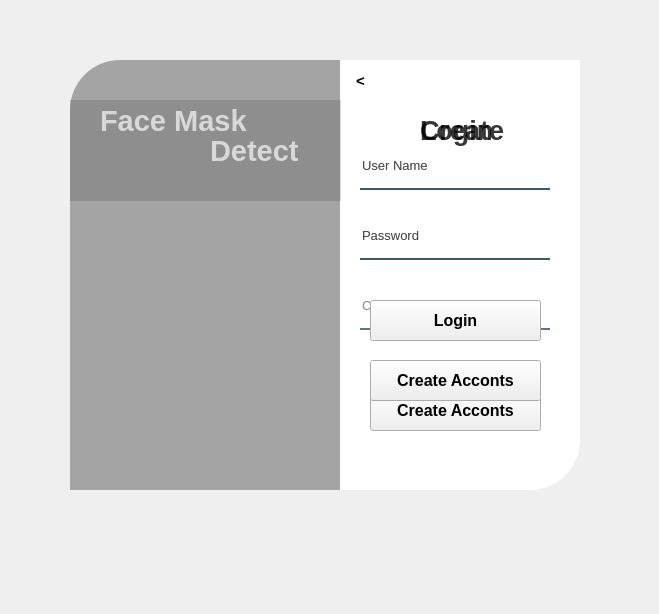
<?xml version="1.0" encoding="UTF-8"?>
<ui version="4.0">
 <class>Form</class>
 <widget class="QWidget" name="Form">
  <property name="geometry">
   <rect>
    <x>0</x>
    <y>0</y>
    <width>659</width>
    <height>614</height>
   </rect>
  </property>
  <property name="windowTitle">
   <string>Form</string>
  </property>
  <widget class="QWidget" name="widget" native="true">
   <property name="geometry">
    <rect>
     <x>30</x>
     <y>30</y>
     <width>591</width>
     <height>500</height>
    </rect>
   </property>
   <property name="styleSheet">
    <string notr="true"/>
   </property>
   <widget class="QLabel" name="label">
    <property name="geometry">
     <rect>
      <x>40</x>
      <y>30</y>
      <width>280</width>
      <height>430</height>
     </rect>
    </property>
    <property name="styleSheet">
     <string notr="true">border-image: url(:/images/mask2.jpg);
border-top-left-radius:50px</string>
    </property>
    <property name="text">
     <string/>
    </property>
   </widget>
   <widget class="QLabel" name="label_2">
    <property name="geometry">
     <rect>
      <x>40</x>
      <y>30</y>
      <width>280</width>
      <height>430</height>
     </rect>
    </property>
    <property name="styleSheet">
     <string notr="true">background-color:rgba(0,0,0,80);
border-top-left-radius:50px;</string>
    </property>
    <property name="text">
     <string/>
    </property>
   </widget>
   <widget class="QLabel" name="label_3">
    <property name="geometry">
     <rect>
      <x>310</x>
      <y>30</y>
      <width>240</width>
      <height>430</height>
     </rect>
    </property>
    <property name="styleSheet">
     <string notr="true">background-color:rgba(255,255,255,255);
border-bottom-right-radius:50px;</string>
    </property>
    <property name="text">
     <string/>
    </property>
   </widget>
   <widget class="QLabel" name="label_5">
    <property name="geometry">
     <rect>
      <x>40</x>
      <y>70</y>
      <width>271</width>
      <height>101</height>
     </rect>
    </property>
    <property name="styleSheet">
     <string notr="true">background-color:rgba(50,50,50,50);</string>
    </property>
    <property name="text">
     <string/>
    </property>
   </widget>
   <widget class="QLabel" name="label_6">
    <property name="geometry">
     <rect>
      <x>70</x>
      <y>70</y>
      <width>151</width>
      <height>41</height>
     </rect>
    </property>
    <property name="font">
     <font>
      <pointsize>22</pointsize>
      <weight>75</weight>
      <bold>true</bold>
     </font>
    </property>
    <property name="styleSheet">
     <string notr="true">color:rgba(225,225,225,225);</string>
    </property>
    <property name="text">
     <string>Face Mask</string>
    </property>
   </widget>
   <widget class="QLabel" name="label_7">
    <property name="geometry">
     <rect>
      <x>180</x>
      <y>100</y>
      <width>101</width>
      <height>41</height>
     </rect>
    </property>
    <property name="font">
     <font>
      <pointsize>22</pointsize>
      <weight>75</weight>
      <bold>true</bold>
     </font>
    </property>
    <property name="styleSheet">
     <string notr="true">color:rgba(225,225,225,225);</string>
    </property>
    <property name="text">
     <string>Detect</string>
    </property>
   </widget>
   <widget class="QWidget" name="widget_2" native="true">
    <property name="geometry">
     <rect>
      <x>310</x>
      <y>30</y>
      <width>240</width>
      <height>430</height>
     </rect>
    </property>
    <property name="styleSheet">
     <string notr="true">QPushButton#creBtn{
	background-color: qlineargradient(spread:pad, x1:0, y1:0, x2:1, y2:0, stop:0 rgba(11, 131, 120, 219), stop:0.55 rgba(85, 98, 112, 226), stop:0.98 rgba(0, 0, 0, 255), stop:1 rgba(0, 0, 0, 0));
	color:rgba(255,255,255,210);
	border-radius:5px;
}
QPushButton#creBtn:hover{
	background-color: qlineargradient(spread:pad, x1:0, y1:0, x2:1, y2:0, stop:0 rgba(150, 123, 111, 219), stop:0.55 rgba(85, 81, 84, 226), stop:0.98 rgba(0, 0, 0, 255), stop:1 rgba(0, 0, 0, 0));
}
QPushButton#creBtn:pressed{
	padding-left:5px;
	padding-top:5px;
	background-color:rgba(150,123,111,255);
}

QPushButton#hideBtn{
	background-color: qlineargradient(spread:pad, x1:0, y1:0, x2:1, y2:0, stop:0 rgba(11, 131, 120, 219), stop:0.55 rgba(85, 98, 112, 226), stop:0.98 rgba(0, 0, 0, 255), stop:1 rgba(0, 0, 0, 0));
	color:rgba(255,255,255,210);
	border-radius:5px;
}
QPushButton#hideBtn:hover{
	background-color: qlineargradient(spread:pad, x1:0, y1:0, x2:1, y2:0, stop:0 rgba(150, 123, 111, 219), stop:0.55 rgba(85, 81, 84, 226), stop:0.98 rgba(0, 0, 0, 255), stop:1 rgba(0, 0, 0, 0));
}
QPushButton#hideBtn:pressed{
	padding-left:5px;
	padding-top:5px;
	background-color:rgba(150,123,111,255);
}
border-bottom-right-radius:50px;</string>
    </property>
    <widget class="QLineEdit" name="userCreate">
     <property name="geometry">
      <rect>
       <x>20</x>
       <y>90</y>
       <width>190</width>
       <height>40</height>
      </rect>
     </property>
     <property name="font">
      <font>
       <pointsize>10</pointsize>
      </font>
     </property>
     <property name="styleSheet">
      <string notr="true">background-color:rgba(0,0,0,0);
border:none;
border-bottom: 2px solid rgba(46,82,101,200);
color:rgba(0,0,0,240);
padding-bottom:7px;</string>
     </property>
     <property name="placeholderText">
      <string>User Name</string>
     </property>
    </widget>
    <widget class="QLineEdit" name="passCreate">
     <property name="geometry">
      <rect>
       <x>20</x>
       <y>160</y>
       <width>190</width>
       <height>40</height>
      </rect>
     </property>
     <property name="font">
      <font>
       <pointsize>10</pointsize>
      </font>
     </property>
     <property name="styleSheet">
      <string notr="true">background-color:rgba(0,0,0,0);
border:none;
border-bottom: 2px solid rgba(46,82,101,200);
color:rgba(0,0,0,240);
padding-bottom:7px;</string>
     </property>
     <property name="echoMode">
      <enum>QLineEdit::Password</enum>
     </property>
     <property name="placeholderText">
      <string>Password</string>
     </property>
    </widget>
    <widget class="QPushButton" name="creBtn">
     <property name="geometry">
      <rect>
       <x>30</x>
       <y>330</y>
       <width>171</width>
       <height>41</height>
      </rect>
     </property>
     <property name="font">
      <font>
       <pointsize>12</pointsize>
       <weight>75</weight>
       <bold>true</bold>
      </font>
     </property>
     <property name="text">
      <string>Create Acconts</string>
     </property>
    </widget>
    <widget class="QLabel" name="label_8">
     <property name="geometry">
      <rect>
       <x>80</x>
       <y>50</y>
       <width>100</width>
       <height>40</height>
      </rect>
     </property>
     <property name="font">
      <font>
       <pointsize>20</pointsize>
       <weight>75</weight>
       <bold>true</bold>
      </font>
     </property>
     <property name="styleSheet">
      <string notr="true">color:rgba(0,0,0,200);</string>
     </property>
     <property name="text">
      <string>Create</string>
     </property>
    </widget>
    <widget class="QPushButton" name="hideBtn">
     <property name="geometry">
      <rect>
       <x>0</x>
       <y>0</y>
       <width>41</width>
       <height>41</height>
      </rect>
     </property>
     <property name="font">
      <font>
       <pointsize>11</pointsize>
       <weight>75</weight>
       <bold>true</bold>
      </font>
     </property>
     <property name="styleSheet">
      <string notr="true">border-radius:0px;
border-top-right-radius:15px;
border-bottom-right-radius:15px;</string>
     </property>
     <property name="text">
      <string>&lt;</string>
     </property>
    </widget>
    <widget class="QLineEdit" name="cpassCreate">
     <property name="geometry">
      <rect>
       <x>20</x>
       <y>230</y>
       <width>190</width>
       <height>40</height>
      </rect>
     </property>
     <property name="font">
      <font>
       <pointsize>10</pointsize>
      </font>
     </property>
     <property name="styleSheet">
      <string notr="true">background-color:rgba(0,0,0,0);
border:none;
border-bottom: 2px solid rgba(46,82,101,200);
color:rgba(0,0,0,240);
padding-bottom:7px;</string>
     </property>
     <property name="echoMode">
      <enum>QLineEdit::Password</enum>
     </property>
     <property name="placeholderText">
      <string>Confirm Password</string>
     </property>
    </widget>
    <widget class="QWidget" name="widget_3" native="true">
     <property name="geometry">
      <rect>
       <x>0</x>
       <y>0</y>
       <width>240</width>
       <height>430</height>
      </rect>
     </property>
     <property name="styleSheet">
      <string notr="true">
QPushButton#loginBtn{
	background-color: qlineargradient(spread:pad, x1:0, y1:0, x2:1, y2:0, stop:0 rgba(11, 131, 120, 219), stop:0.55 rgba(85, 98, 112, 226), stop:0.98 rgba(0, 0, 0, 255), stop:1 rgba(0, 0, 0, 0));
	color:rgba(255,255,255,210);
	border-radius:5px;
}
QPushButton#loginBtn:hover{
	background-color: qlineargradient(spread:pad, x1:0, y1:0, x2:1, y2:0, stop:0 rgba(150, 123, 111, 219), stop:0.55 rgba(85, 81, 84, 226), stop:0.98 rgba(0, 0, 0, 255), stop:1 rgba(0, 0, 0, 0));
}
QPushButton#loginBtn:pressed{
	padding-left:5px;
	padding-top:5px;
	background-color:rgba(150,123,111,255);
}

QPushButton#loginCreBtn{
	background-color: qlineargradient(spread:pad, x1:0, y1:0, x2:1, y2:0, stop:0 rgba(11, 131, 120, 219), stop:0.55 rgba(85, 98, 112, 226), stop:0.98 rgba(0, 0, 0, 255), stop:1 rgba(0, 0, 0, 0));
	color:rgba(255,255,255,210);
	border-radius:5px;
}
QPushButton#loginCreBtn:hover{
	background-color: qlineargradient(spread:pad, x1:0, y1:0, x2:1, y2:0, stop:0 rgba(150, 123, 111, 219), stop:0.55 rgba(85, 81, 84, 226), stop:0.98 rgba(0, 0, 0, 255), stop:1 rgba(0, 0, 0, 0));
}
QPushButton#loginCreBtn:pressed{
	padding-left:5px;
	padding-top:5px;
	background-color:rgba(150,123,111,255);
}
border-bottom-right-radius:50px;</string>
     </property>
     <widget class="QLabel" name="label_9">
      <property name="geometry">
       <rect>
        <x>80</x>
        <y>50</y>
        <width>71</width>
        <height>40</height>
       </rect>
      </property>
      <property name="font">
       <font>
        <pointsize>20</pointsize>
        <weight>75</weight>
        <bold>true</bold>
       </font>
      </property>
      <property name="styleSheet">
       <string notr="true">color:rgba(0,0,0,200);</string>
      </property>
      <property name="text">
       <string>Login</string>
      </property>
     </widget>
     <widget class="QLineEdit" name="userLogin">
      <property name="geometry">
       <rect>
        <x>20</x>
        <y>90</y>
        <width>190</width>
        <height>40</height>
       </rect>
      </property>
      <property name="font">
       <font>
        <pointsize>10</pointsize>
       </font>
      </property>
      <property name="styleSheet">
       <string notr="true">background-color:rgba(0,0,0,0);
border:none;
border-bottom: 2px solid rgba(46,82,101,200);
color:rgba(0,0,0,240);
padding-bottom:7px;</string>
      </property>
      <property name="placeholderText">
       <string>User Name</string>
      </property>
     </widget>
     <widget class="QLineEdit" name="passLogin">
      <property name="geometry">
       <rect>
        <x>20</x>
        <y>160</y>
        <width>190</width>
        <height>40</height>
       </rect>
      </property>
      <property name="font">
       <font>
        <pointsize>10</pointsize>
       </font>
      </property>
      <property name="styleSheet">
       <string notr="true">background-color:rgba(0,0,0,0);
border:none;
border-bottom: 2px solid rgba(46,82,101,200);
color:rgba(0,0,0,240);
padding-bottom:7px;</string>
      </property>
      <property name="echoMode">
       <enum>QLineEdit::Password</enum>
      </property>
      <property name="placeholderText">
       <string>Password</string>
      </property>
     </widget>
     <widget class="QPushButton" name="loginBtn">
      <property name="geometry">
       <rect>
        <x>30</x>
        <y>240</y>
        <width>171</width>
        <height>41</height>
       </rect>
      </property>
      <property name="font">
       <font>
        <pointsize>12</pointsize>
        <weight>75</weight>
        <bold>true</bold>
       </font>
      </property>
      <property name="text">
       <string>Login</string>
      </property>
     </widget>
     <widget class="QPushButton" name="loginCreBtn">
      <property name="geometry">
       <rect>
        <x>30</x>
        <y>300</y>
        <width>171</width>
        <height>41</height>
       </rect>
      </property>
      <property name="font">
       <font>
        <pointsize>12</pointsize>
        <weight>75</weight>
        <bold>true</bold>
       </font>
      </property>
      <property name="text">
       <string>Create Acconts</string>
      </property>
     </widget>
    </widget>
   </widget>
  </widget>
 </widget>
 <resources>
  <include location="res.qrc"/>
 </resources>
 <connections/>
</ui>
